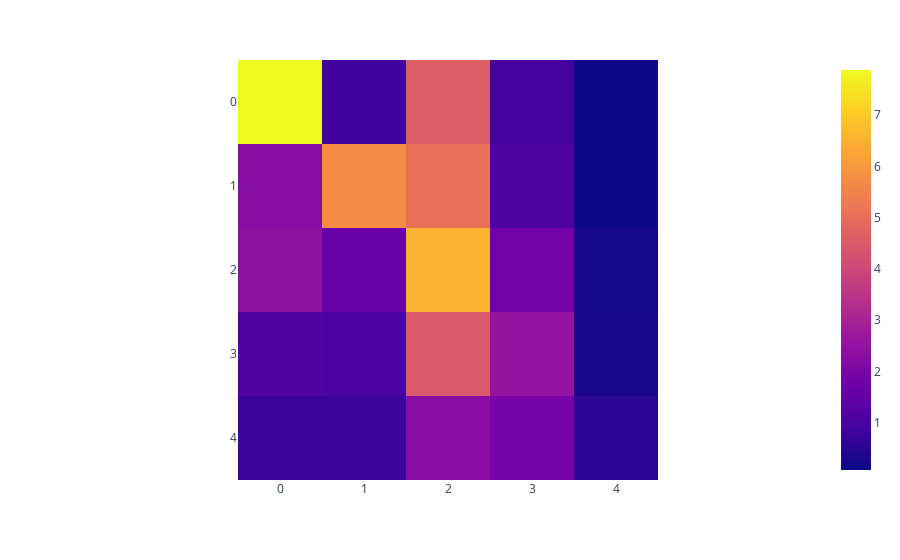

Notebook code cell kept with this figure:
### Code cell
print(f"Total daily contacts for each age group is {mixing_matrices['all_locations'].sum(axis=1)}")
px.imshow(mixing_matrices["all_locations"])

### Figure 1 — Plotly figure (JSON) as saved in the notebook; plotly's stock layout.template omitted (floating-point values rounded to 4 significant figures)
{"data": [{"coloraxis": "coloraxis", "hovertemplate": "x: %{x}<br>y: %{y}<br>color: %{z}<extra></extra>", "name": "0", "type": "heatmap", "xaxis": "x", "yaxis": "y", "z": [[7.882, 0.8648, 4.59, 0.9131, 0.07989], [2.225, 5.716, 5.046, 1.113, 0.07422], [2.385, 1.618, 6.538, 1.825, 0.1782], [1.17, 0.9995, 4.499, 2.511, 0.2814], [0.7642, 0.7929, 2.285, 1.909, 0.5374]]}], "layout": {"coloraxis": {"colorscale": [[0, "#0d0887"], [0.1111, "#46039f"], [0.2222, "#7201a8"], [0.3333, "#9c179e"], [0.4444, "#bd3786"], [0.5556, "#d8576b"], [0.6667, "#ed7953"], [0.7778, "#fb9f3a"], [0.8889, "#fdca26"], [1, "#f0f921"]]}, "margin": {"t": 60}, "xaxis": {"anchor": "y", "constrain": "domain", "domain": [0, 1], "scaleanchor": "y"}, "yaxis": {"anchor": "x", "autorange": "reversed", "constrain": "domain", "domain": [0, 1]}}}
